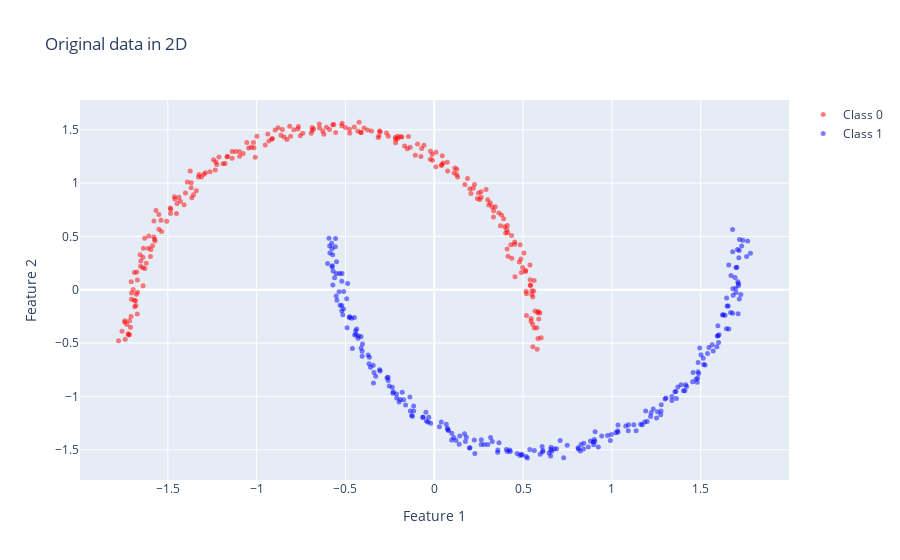
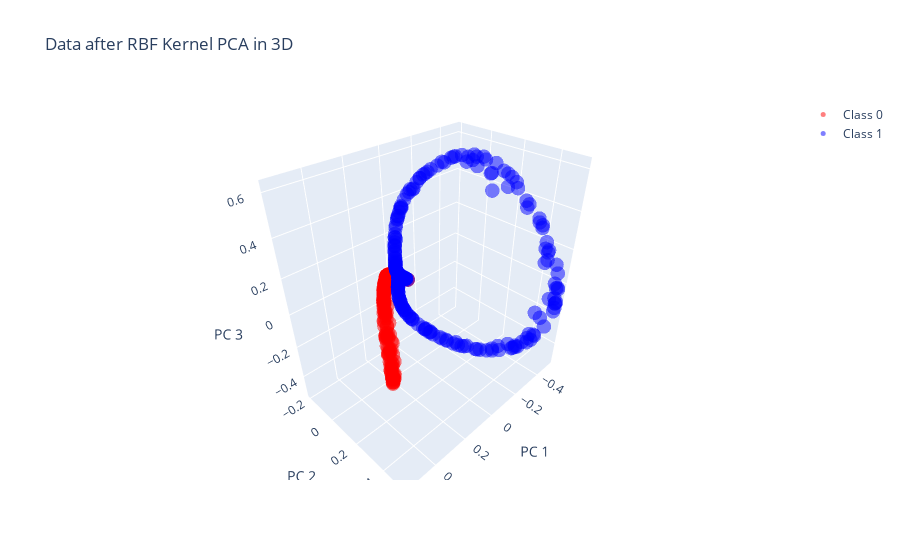

Notebook cell for these charts, in order:
### Code cell
import plotly.graph_objs as go
from sklearn.datasets import make_moons
from sklearn.preprocessing import StandardScaler
from sklearn.decomposition import KernelPCA
import numpy as np

# Create the half moon data
X, y = make_moons(n_samples=500, noise=0.02)

# Standardize the data
scaler = StandardScaler()
X_std = scaler.fit_transform(X)

# Apply the RBF kernel PCA
kpca = KernelPCA(n_components=3, kernel='rbf', gamma=15)
X_kpca = kpca.fit_transform(X_std)

# Create a trace for the original data
trace1 = go.Scatter(x=X_std[y==0, 0], y=X_std[y==0, 1],
                    mode='markers', name='Class 0',
                    marker=dict(color='red', size=5, opacity=0.5))
trace2 = go.Scatter(x=X_std[y==1, 0], y=X_std[y==1, 1],
                    mode='markers', name='Class 1',
                    marker=dict(color='blue', size=5, opacity=0.5))

# Create a trace for the transformed data
trace3 = go.Scatter3d(x=X_kpca[y==0, 0], y=X_kpca[y==0, 1], z=X_kpca[y==0, 2],
                      mode='markers', name='Class 0',
                      marker=dict(color='red', size=5, opacity=0.5))
trace4 = go.Scatter3d(x=X_kpca[y==1, 0], y=X_kpca[y==1, 1], z=X_kpca[y==1, 2],
                      mode='markers', name='Class 1',
                      marker=dict(color='blue', size=5, opacity=0.5))

# Create the layouts
layout1 = go.Layout(title='Original data in 2D', autosize=True,
                    xaxis=dict(title='Feature 1'),
                    yaxis=dict(title='Feature 2'))
layout2 = go.Layout(title='Data after RBF Kernel PCA in 3D', autosize=True,
                    scene=dict(xaxis=dict(title='PC 1'),
                               yaxis=dict(title='PC 2'),
                               zaxis=dict(title='PC 3')))

# Create the figures and plot
fig1 = go.Figure(data=[trace1, trace2], layout=layout1)
fig2 = go.Figure(data=[trace3, trace4], layout=layout2)

fig1.show()
fig2.show()

### Figure 1 — Plotly figure (JSON) as saved in the notebook; plotly's stock layout.template omitted (floating-point values rounded to 4 significant figures; data arrays with more than 128 entries replaced by an {"elided": "..."} marker saying what was removed)
{"data": [{"marker": {"color": "red", "opacity": 0.5, "size": 5}, "mode": "markers", "name": "Class 0", "type": "scatter", "x": {"elided": "250 float values"}, "y": {"elided": "250 float values"}}, {"marker": {"color": "blue", "opacity": 0.5, "size": 5}, "mode": "markers", "name": "Class 1", "type": "scatter", "x": {"elided": "250 float values"}, "y": {"elided": "250 float values"}}], "layout": {"autosize": true, "title": {"text": "Original data in 2D"}, "xaxis": {"autorange": true, "range": [-1.991, 1.993], "title": {"text": "Feature 1"}, "type": "linear"}, "yaxis": {"autorange": true, "range": [-1.821, 1.817], "title": {"text": "Feature 2"}, "type": "linear"}}}

### Figure 2 — Plotly figure (JSON) as saved in the notebook; plotly's stock layout.template omitted (floating-point values rounded to 4 significant figures; data arrays with more than 128 entries replaced by an {"elided": "..."} marker saying what was removed)
{"data": [{"marker": {"color": "red", "opacity": 0.5, "size": 5}, "mode": "markers", "name": "Class 0", "type": "scatter3d", "x": {"elided": "250 float values"}, "y": {"elided": "250 float values"}, "z": {"elided": "250 float values"}}, {"marker": {"color": "blue", "opacity": 0.5, "size": 5}, "mode": "markers", "name": "Class 1", "type": "scatter3d", "x": {"elided": "250 float values"}, "y": {"elided": "250 float values"}, "z": {"elided": "250 float values"}}], "layout": {"autosize": true, "scene": {"aspectmode": "auto", "aspectratio": {"x": 1.113, "y": 0.7574, "z": 1.186}, "xaxis": {"title": {"text": "PC 1"}, "type": "linear"}, "yaxis": {"title": {"text": "PC 2"}, "type": "linear"}, "zaxis": {"title": {"text": "PC 3"}, "type": "linear"}}, "title": {"text": "Data after RBF Kernel PCA in 3D"}}}
